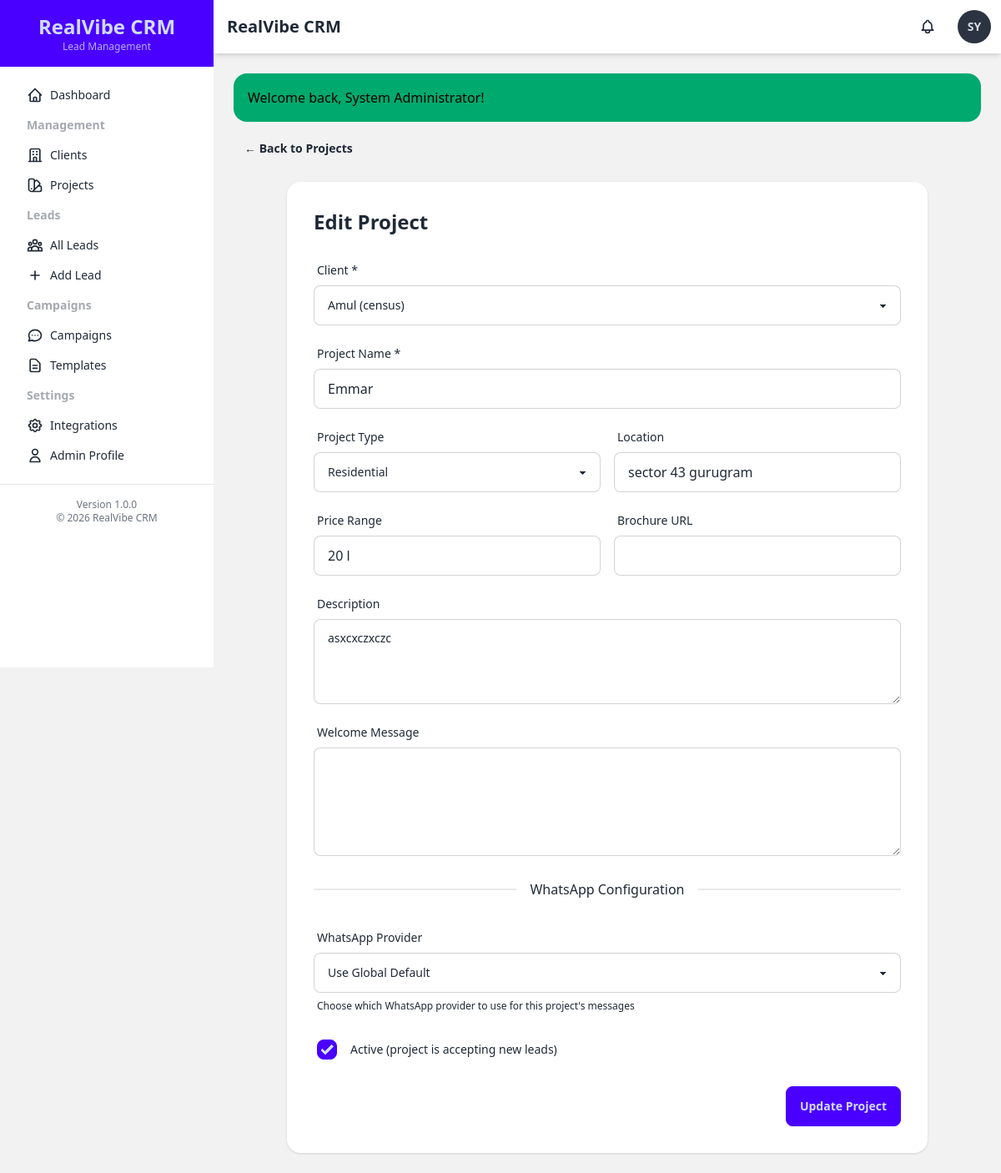
/projects/edit?id=1 (signed in), run on the app's committed database.
### tables this page shows
CREATE TABLE `users` (
  `id` int(11) NOT NULL AUTO_INCREMENT,
  `username` varchar(50) NOT NULL,
  `email` varchar(100) NOT NULL,
  `password` varchar(255) NOT NULL,
  `full_name` varchar(100) NOT NULL,
  `role` enum('admin','manager','agent') NOT NULL DEFAULT 'agent',
  `is_active` tinyint(1) NOT NULL DEFAULT 1,
  `created_at` timestamp NOT NULL DEFAULT current_timestamp(),
  `updated_at` timestamp NOT NULL DEFAULT current_timestamp() ON UPDATE current_timestamp(),
  PRIMARY KEY (`id`),
  UNIQUE KEY `username` (`username`),
  UNIQUE KEY `email` (`email`),
  KEY `idx_role` (`role`),
  KEY `idx_is_active` (`is_active`)
);

CREATE TABLE `projects` (
  `id` int(11) NOT NULL AUTO_INCREMENT,
  `client_id` int(11) NOT NULL,
  `project_name` varchar(150) NOT NULL,
  `project_type` varchar(50) DEFAULT NULL,
  `location` varchar(200) DEFAULT NULL,
  `description` text DEFAULT NULL,
  `welcome_message` text DEFAULT NULL,
  `whatsapp_provider` varchar(50) DEFAULT 'default' COMMENT 'WhatsApp provider: default, aisensy, whatsapp_api, twilio',
  `aisensy_campaign_name` varchar(100) DEFAULT NULL COMMENT 'AiSensy campaign name (required when provider is aisensy)',
  `price_range` varchar(100) DEFAULT NULL,
  `brochure_url` varchar(255) DEFAULT NULL,
  `is_active` tinyint(1) NOT NULL DEFAULT 1,
  `created_at` timestamp NOT NULL DEFAULT current_timestamp(),
  `updated_at` timestamp NOT NULL DEFAULT current_timestamp() ON UPDATE current_timestamp(),
  PRIMARY KEY (`id`),
  KEY `idx_client_id` (`client_id`),
  KEY `idx_is_active` (`is_active`),
  CONSTRAINT `fk_projects_client_id` FOREIGN KEY (`client_id`) REFERENCES `clients` (`id`) ON DELETE CASCADE
);

### controllers/ProjectController.php (called while the page is built, shortened)
<?php
require_once __DIR__ . '/../models/Project.php';
require_once __DIR__ . '/../models/Client.php';
class ProjectController {
    private $projectModel;
    private $clientModel;
    public function __construct() {
        $this->projectModel = new Project();
        $this->clientModel = new Client();
    }
    public function edit() {
        $id = $_GET['id'] ?? null;
        $project = $this->projectModel->getById($id);
        $clients = $this->clientModel->getAll();
        include BASE_PATH . 'views/projects/edit.php';
    }
}

### includes/helpers.php (called while the page is built, shortened)
<?php
function asset($path) {
    return BASE_URL . '/assets/' . ltrim($path, '/');
}
function url($path = '') {
    return BASE_URL . '/' . ltrim($path, '/');
}
function e($string) {
    return htmlspecialchars($string ?? '', ENT_QUOTES, 'UTF-8');
}
function selected($value, $compare) {
    return $value == $compare ? 'selected' : '';
}
function checked($value, $compare) {
    return $value == $compare ? 'checked' : '';
}

### includes/functions.php (called while the page is built, shortened)
<?php
function getCurrentUser() {
    $db = getDatabaseConnection();
    $stmt = $db->prepare("SELECT id, username, email, full_name, role FROM users WHERE id = ? AND is_active = 1");
    $stmt->execute([$_SESSION['user_id']]);
    return $stmt->fetch();
}
function getFlashMessage() {
    if (isset($_SESSION['flash_message'])) {
        $flash = $_SESSION['flash_message'];
        return $flash;
    }
    return null;
}

### config/database.php (called while the page is built, shortened)
<?php
class Database {
    private static $instance = null;
    private $connection;
    private function isProduction() {
        return false;
    }
    private function getCredentials() {
        if ($this->isProduction()) {
            return [
                'host' => 'localhost',
                'dbname' => 'u650869678_crm',
                'username' => 'u650869678_crm',
                'password' => 'Amul@123#',
                'charset' => 'utf8mb4'
            ];
        } else {
            return [
                'host' => 'localhost',
                'dbname' => 'realvibe',
                'username' => 'root',
                'password' => '',
                'charset' => 'utf8mb4'
            ];
        }
    }
    private function __construct() {
        $creds = $this->getCredentials();
        $dsn = "mysql:host={$creds['host']};dbname={$creds['dbname']};charset={$creds['charset']}";
        $options = [
            PDO::ATTR_ERRMODE            => PDO::ERRMODE_EXCEPTION,
            PDO::ATTR_DEFAULT_FETCH_MODE => PDO::FETCH_ASSOC,
            PDO::ATTR_EMULATE_PREPARES   => false,
            PDO::MYSQL_ATTR_INIT_COMMAND => "SET NAMES {$creds['charset']}"
        ];
        try {
            $this->connection = new PDO($dsn, $creds['username'], $creds['password'], $options);
        } catch (PDOException $e) {
            error_log("Database Connection Error: " . $e->getMessage());
            die("Database connection failed. Please check your configuration.");
        }
    }
    public static function getInstance() {
        if (self::$instance === null) {
            self::$instance = new self();
        }
        return self::$instance;
    }
    public function getConnection() {
        return $this->connection;
    }
}
function getDatabaseConnection() {
    return Database::getInstance()->getConnection();
}

### models/Project.php (called while the page is built, shortened)
<?php
class Project {
    private $db;
    public function __construct() {
        $this->db = getDatabaseConnection();
    }
    public function getById($id) {
        $stmt = $this->db->prepare("
            SELECT p.*, c.name as client_name, c.email as client_email, c.phone as client_phone
            FROM projects p
            LEFT JOIN clients c ON p.client_id = c.id
            WHERE p.id = ?
        ");
        $stmt->execute([$id]);
        return $stmt->fetch();
    }
}

### models/Client.php (called while the page is built, shortened)
<?php
class Client {
    private $db;
    public function __construct() {
        $this->db = getDatabaseConnection();
    }
    public function getAll($limit = null, $offset = 0) {
        $sql = "
            SELECT c.*, u.full_name as created_by_name,
                   (SELECT COUNT(*) FROM projects WHERE client_id = c.id) as projects_count
            FROM clients c
            LEFT JOIN users u ON c.created_by = u.id
            ORDER BY c.created_at DESC
        ";
        if ($limit) {
            $sql .= " LIMIT ? OFFSET ?";
            $stmt = $this->db->prepare($sql);
            $stmt->execute([$limit, $offset]);
        } else {
            $stmt = $this->db->query($sql);
        }
        return $stmt->fetchAll();
    }
}

### views/projects/edit.php (the view, shortened to what this page needs)
<?php
include BASE_PATH . 'views/layouts/header.php';
?>
<div class="mb-6">
    <a href="<?= url('projects') ?>" class="btn btn-ghost btn-sm">← Back to Projects</a>
</div>
<div class="card bg-base-100 shadow max-w-3xl mx-auto">
    <div class="card-body">
        <h2 class="card-title text-2xl mb-4">Edit Project</h2>
        <form method="POST" action="<?= url("projects/edit?id={$project['id']}") ?>">
            <div class="grid grid-cols-1 md:grid-cols-2 gap-4">
                <div class="form-control md:col-span-2">
                    <label class="label"><span class="label-text">Client *</span></label>
                    <select name="client_id" class="select select-bordered" required>
                        <?php foreach ($clients as $client): ?>
                            <option value="<?= $client['id'] ?>" <?= selected($project['client_id'], $client['id']) ?>>
                                <?= e($client['name']) ?> <?= $client['company_name'] ? '(' . e($client['company_name']) . ')' : '' ?>
                            </option>
                        <?php endforeach; ?>
                    </select>
                </div>
                <div class="form-control md:col-span-2">
                    <label class="label"><span class="label-text">Project Name *</span></label>
                    <input type="text" name="project_name" value="<?= e($project['project_name']) ?>"
                           class="input input-bordered" required>
                </div>
                <div class="form-control">
                    <label class="label"><span class="label-text">Project Type</span></label>
                    <select name="project_type" class="select select-bordered">
                        <option value="Residential" <?= selected($project['project_type'], 'Residential') ?>>Residential</option>
                    </select>
                </div>
                <div class="form-control">
                    <label class="label"><span class="label-text">Location</span></label>
                    <input type="text" name="location" value="<?= e($project['location']) ?>" class="input input-bordered">
                </div>
                <div class="form-control">
                    <label class="label"><span class="label-text">Price Range</span></label>
                    <input type="text" name="price_range" value="<?= e($project['price_range']) ?>" class="input input-bordered">
                </div>
                <div class="form-control">
                    <label class="label"><span class="label-text">Brochure URL</span></label>
                    <input type="url" name="brochure_url" value="<?= e($project['brochure_url']) ?>" class="input input-bordered">
                </div>
                <div class="form-control md:col-span-2">
                    <label class="label"><span class="label-text">Description</span></label>
                    <textarea name="description" rows="3" class="textarea textarea-bordered"><?= e($project['description']) ?></textarea>
                </div>
                <div class="form-control md:col-span-2">
                    <label class="label"><span class="label-text">Welcome Message</span></label>
                    <textarea name="welcome_message" rows="4" class="textarea textarea-bordered"><?= e($project['welcome_message']) ?></textarea>
                </div>
                <div class="divider md:col-span-2">WhatsApp Configuration</div>
                <div class="form-control md:col-span-2">
                    <label class="label"><span class="label-text">WhatsApp Provider</span></label>
                    <select name="whatsapp_provider" id="whatsapp_provider" class="select select-bordered">
                        <option value="default" <?= selected($project['whatsapp_provider'] ?? 'default', 'default') ?>>Use Global Default</option>
                    </select>
                    <label class="label">
                        <span class="label-text-alt">Choose which WhatsApp provider to use for this project's messages</span>
                    </label>
                </div>
                <div class="form-control md:col-span-2">
                    <label class="label cursor-pointer justify-start gap-4">
                        <input type="checkbox" name="is_active" class="checkbox checkbox-primary"
                               <?= checked($project['is_active'], 1) ?>>
                        <span class="label-text">Active (project is accepting new leads)</span>
                    </label>
                </div>
            </div>
            <div class="card-actions justify-end mt-6">
                <button type="submit" class="btn btn-primary">Update Project</button>
            </div>
        </form>
    </div>
</div>
<?php include BASE_PATH . 'views/layouts/footer.php'; ?>

### views/layouts/header.php (shortened to what this page needs)
<?php requireLogin(); $user = getCurrentUser(); ?>
<!DOCTYPE html>
<html lang="en" data-theme="light">
<head>
    <link href="https://cdn.jsdelivr.net/npm/daisyui@latest/dist/full.css" rel="stylesheet" type="text/css" />
    <script src="https://cdn.tailwindcss.com"></script>
    <link rel="stylesheet" href="<?= asset('css/custom.css') ?>">
</head>
<body class="bg-base-200">
    <div class="drawer lg:drawer-open">
        <div class="drawer-content flex flex-col">
            <div class="navbar bg-base-100 shadow-md">
                <div class="flex-1">
                    <h1 class="text-xl font-bold ml-2"><?= APP_NAME ?></h1>
                </div>
                <div class="flex-none gap-2">
                    <div class="dropdown dropdown-end">
                        <label tabindex="0" id="notificationBell" class="btn btn-ghost btn-circle">
                            <div class="indicator">
                            </div>
                        </label>
                    </div>
                    <div class="dropdown dropdown-end">
                        <label tabindex="0" class="btn btn-ghost btn-circle avatar placeholder">
                            <div class="bg-neutral text-neutral-content rounded-full w-10">
                                <span><?= strtoupper(substr($user['full_name'], 0, 2)) ?></span>
                            </div>
                        </label>
                    </div>
                </div>
            </div>
            <div class="p-4 lg:p-6">
                <?php $flash = getFlashMessage(); if ($flash): ?>
                    <div class="alert alert-<?= $flash['type'] === 'error' ? 'error' : $flash['type'] ?> mb-4 flash-message">
                        <span><?= e($flash['message']) ?></span>
                    </div>
                <?php endif; ?>

### data on the page
users: full_name "SY"
projects: project_name "Emmar", location "sector 43 gurugram", price_range "20 l", description "asxcxczxczc"

### other printed values
APP_NAME "RealVibe CRM"
$flash['message'] "Welcome back, System Administrator!"
APP_VERSION "1.0.0"
form field client_id "Amul (census)"
